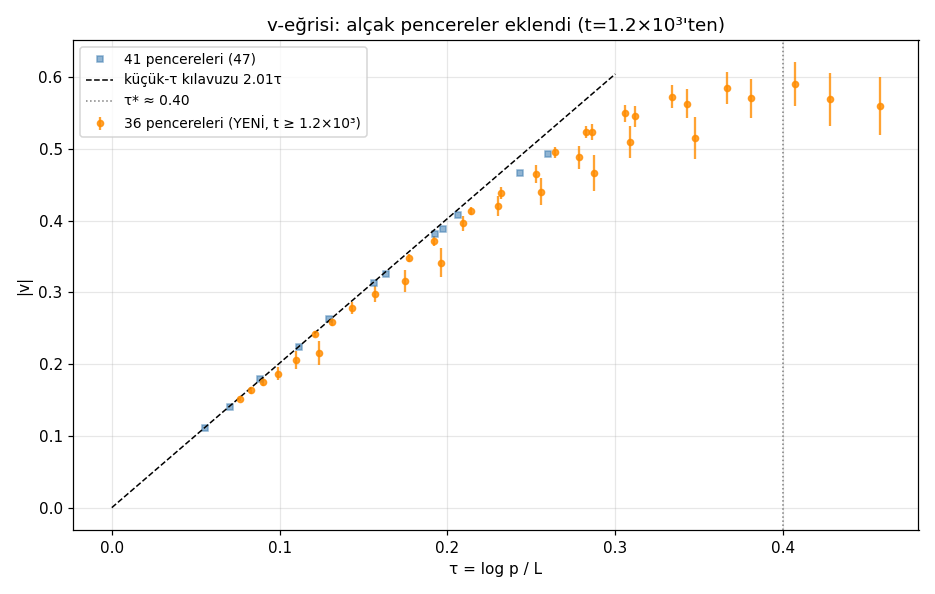

This chart was generated by the following Python code:
"""
62 — v-KANALI 36 PENCERELERİNDE: GERÇEK "EIGHTEEN ORDERS" (18 Ağustos 2026)
=============================================================================

Denetim K3: v-yasası "18 mertebe" iddiası için alçak pencerelerde (36 verisi,
t=1.2×10³'ten itibaren) v hiç ölçülmemişti. Ölçüyoruz — Z hesabı gerekmez,
36_T100k.npz'deki boşluklar yeter.

Ek değer: 36 (L=5.6-9.1) ile 41 (L=9.9-12.5) pencereleri τ'da örtüşür →
motorlar-arası v tutarlılık kontrolü. Ve büyük-τ ucu (p=13@L=5.6: τ=0.46,
τ*'ın ötesi!) v-eğrisinin yeni bölgesi.
"""

import numpy as np
import matplotlib.pyplot as plt
from pathlib import Path

HERE = Path(__file__).resolve().parent
TWO_PI = 2 * np.pi
PRIMES = [2, 3, 5, 7, 11, 13]
FAKES = [2.31, 6.7]

d36 = np.load(HERE / "36_T100k.npz")
t_all = d36["t_mid"]; g_all = d36["intervals"]
edges = np.geomspace(t_all[0], t_all[-1] * 1.0001, 13)

results = []
print(f"{'L':>6} {'t_ort':>9} {'n':>6} | " +
      " ".join(f"|v|({p})".rjust(8) for p in PRIMES) + " | sahte")
for i in range(12):
    m = (t_all >= edges[i]) & (t_all < edges[i + 1])
    if m.sum() < 500:
        continue
    tmid = t_all[m]; gaps = g_all[m]
    Lw = np.log(tmid / TWO_PI); L = float(Lw.mean())
    y = np.log(gaps * Lw / TWO_PI)
    cols = [np.ones_like(y)]
    for q in PRIMES + FAKES:
        arg = tmid * np.log(q)
        cols += [np.cos(arg), np.sin(arg)]
    X = np.vstack(cols).T
    b, *_ = np.linalg.lstsq(X, y, rcond=None)
    res = y - X @ b
    se = np.sqrt(res.var() * np.diag(np.linalg.inv(X.T @ X)))
    vs, ss = [], []
    for j, p in enumerate(PRIMES):
        v = np.hypot(b[1 + 2 * j], b[2 + 2 * j]) / p**-0.5
        sv = se[1 + 2 * j] / p**-0.5
        vs.append(v); ss.append(sv)
        results.append((np.log(p) / L, v, sv, L, p))
    foff = 1 + 2 * len(PRIMES)
    fr = max(np.hypot(b[foff], b[foff + 1]), np.hypot(b[foff + 2], b[foff + 3]))
    print(f"{L:>6.2f} {tmid.mean():>9.0f} {m.sum():>6} | " +
          " ".join(f"{v:8.4f}" for v in vs) + f" | {fr:.4f}")

# 41/47 verileriyle örtüşme kontrolü ve tam çökme grafiği
V47 = {9.86: [0.1405, 0.2245, 0.3254, 0.3877, 0.4663, 0.4928],
       12.45: [0.1114, 0.1787, 0.2628, 0.3123, 0.3807, 0.4082]}
res = np.array([(t, v, s) for t, v, s, _, _ in results])

fig, ax = plt.subplots(figsize=(8.5, 5.4))
ax.errorbar(res[:, 0], res[:, 1], yerr=res[:, 2], fmt="o", ms=4,
            c="darkorange", alpha=0.8, label="36 pencereleri (YENİ, t ≥ 1.2×10³)")
for L, vs in V47.items():
    xs = [np.log(p) / L for p in PRIMES]
    ax.plot(xs, vs, "s", ms=4, c="steelblue", alpha=0.6,
            label="41 pencereleri (47)" if L == 9.86 else None)
xx = np.linspace(0, 0.30, 50)
ax.plot(xx, 2.014 * xx, "k--", lw=1, label="küçük-τ kılavuzu 2.01τ")
ax.axvline(0.40, color="gray", ls=":", lw=1, label="τ* ≈ 0.40")
ax.set_xlabel("τ = log p / L"); ax.set_ylabel("|v|")
ax.set_title("v-eğrisi: alçak pencereler eklendi (t=1.2×10³'ten)")
ax.legend(fontsize=9); ax.grid(alpha=0.3)
plt.tight_layout()
out = HERE / "62_v_36_pencereleri.png"
plt.savefig(out, dpi=110)
print(f"\nGrafik: {out.name}")
print(f"\nEn alçak pencere t ≈ {t_all[ (t_all >= edges[6]) ][0]:.0f} → "
      f"L=44.6-46.8 tablolarıyla menzil: "
      f"log10(1.37e21 / {t_all[(t_all >= edges[6])][0]:.0f}) = "
      f"{np.log10(1.37e21 / t_all[(t_all >= edges[6])][0]):.2f} mertebe")
